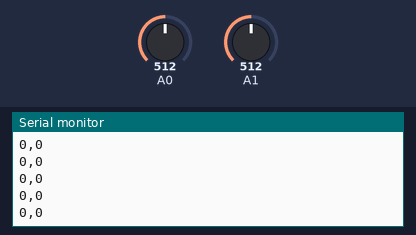
The sketch below on a simulated Arduino Uno, built with avr-gcc and run on an emulated ATmega328P. On the bench: the last lines printed to the serial monitor. Inputs (shaded band) come from the test bench; at power-on: A0 = 512, A1 = 512.

Above: at 1.2 s.
1.3 s: A0 set to 716
At 1.31 s:
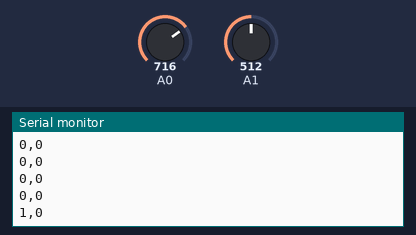
2.8 s: A1 set to 716
At 2.82 s:
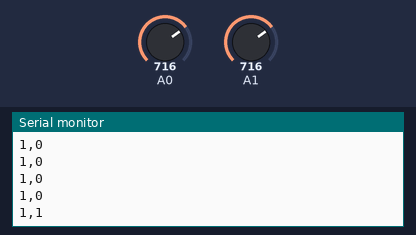
4.3 s: A0 set to 511
At 4.32 s:
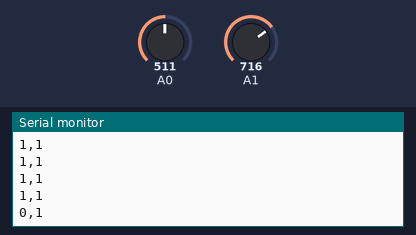
5.8 s: A1 set to 306
At 5.83 s:
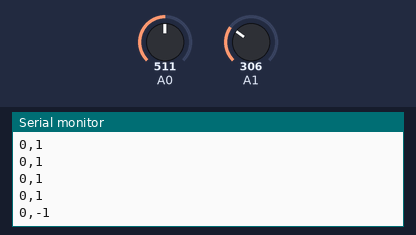
Timing chart, 0 to 8.3 s (numbered marks = the images above; inputs shaded):
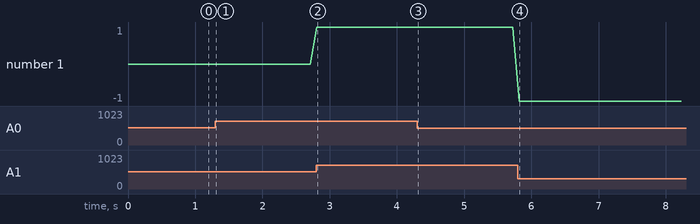

Measured:
- after the input at 1.3 s, the serial monitor: prints a new line at once (image 1)
- after the input at 2.8 s, the serial monitor: prints a new line at once (image 2)
- after the input at 4.3 s, the serial monitor: prints a new line at once (image 3)
- after the input at 5.8 s, the serial monitor: prints a new line at once (image 4)
- plotted number 1: 1 → -1 after the input at 5.8 s

The sketch:

Joystick_Control.ino
```cpp
void setup() {
  Serial.begin(9600);
}

void loop() {
  int x = analogRead(A0); // Read joystick x-axis
  int y = analogRead(A1); // Read joystick y-axis

  // Define thresholds
  int threshold = 200; // Adjust as needed
  int neutral = 512;

  int x_direction = 0;
  int y_direction = 0;

  if (x < neutral - threshold) {
    x_direction = -1;
  } else if (x > neutral + threshold) {
    x_direction = 1;
  } else {
    x_direction = 0;
  }

  if (y < neutral - threshold) {
    y_direction = -1;
  } else if (y > neutral + threshold) {
    y_direction = 1;
  } else {
    y_direction = 0;
  }

  Serial.print(x_direction);
  Serial.print(",");
  Serial.println(y_direction);

  delay(100); // Adjust delay as needed
}
```
